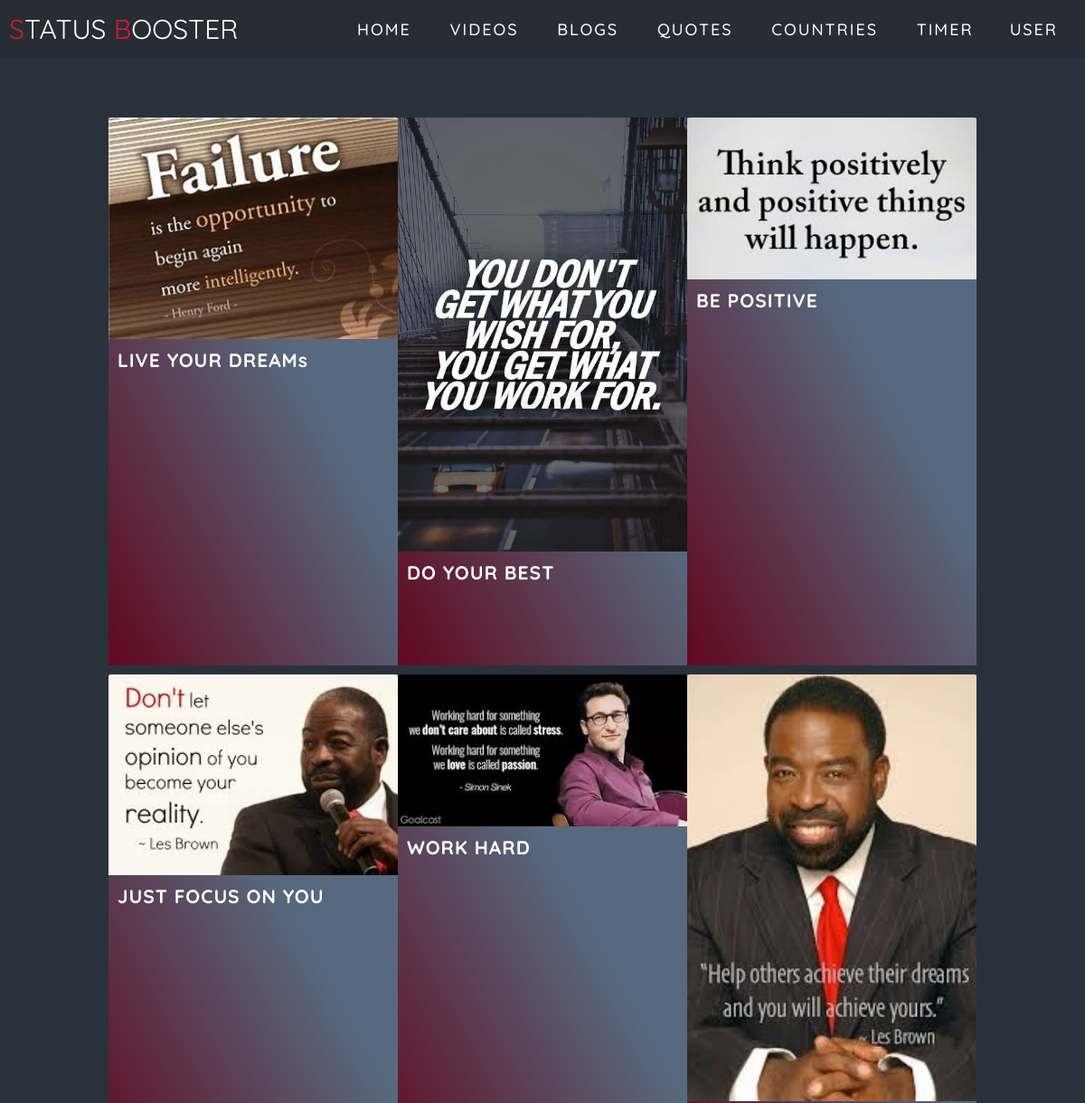
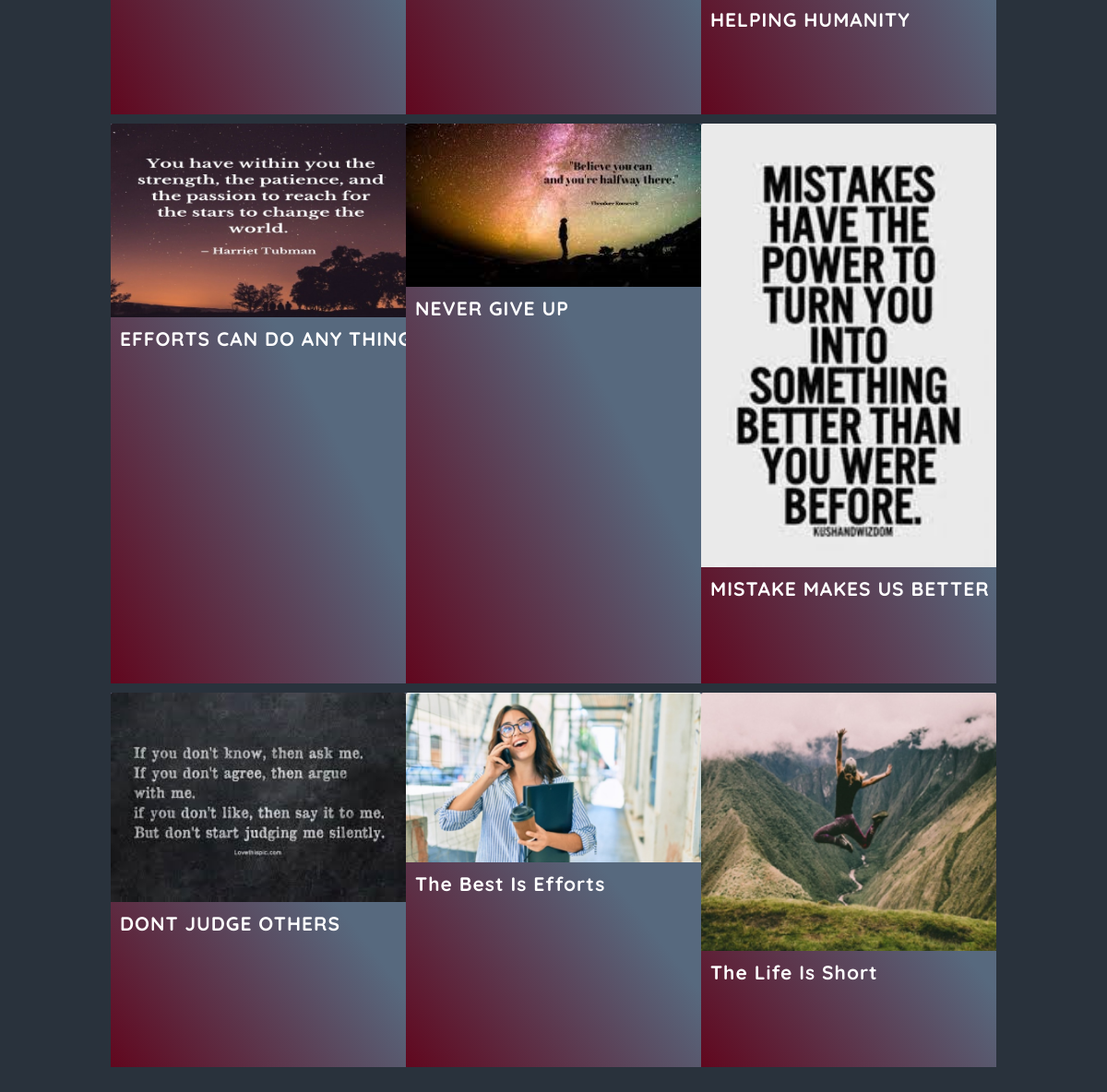
The app's page /user_gallery/blogs_com_user.php with its own data (2 pictures, top to bottom).
### tables this page shows
CREATE TABLE `imagecom` (
  `idImage` int(30) NOT NULL,
  `titleImage` longtext NOT NULL,
  `imgFullNameImage` longtext NOT NULL
);

### user_gallery/blogs_com_user.php (the view, shortened to what this page needs)
<?php
require('db.php');
?>
<!DOCTYPE html>
<html lang="en">
<head>
  <link rel="stylesheet" href="material_old.css">
  <link rel="stylesheet" href="nav_bar.css">
</head>
<body>
<?php
$user_id=$_GET['user_id'];
$password=$_GET['password'];
?>
  <section id="header">
    <div class="header container">
      <div class="nav-bar">
        <div class="brand">
          <?php echo "<a href='../user_after_login/index.php?user_id=$user_id & password=$password'>";?>
            <h1><span>S</span>tatus <span>B</span>ooster</h1>
          </a>
        </div>
        <div class="nav-list">
          <ul>
            <?php echo "<li><a href='../user_after_login/index.php?user_id=$user_id & password=$password'  data-after='Home'>Home</a></li>
            <li><a href='../user_video/videos_com_u.php?user_id=$user_id & password=$password' target=' blank' data-after='Projects'>Videos</a></li>
            <li><a href='../user_blog/dis_art_com_u.php?user_id=$user_id & password=$password' target=' blank' data-after='Projects'>Blogs</a></li>
            <li><a href='../user_gallery/blogs_com_user.php?user_id=$user_id & password=$password' target=' blank' data-after='Projects'>Quotes</a></li>
            <li><a href='../user_after_login/country.php?user_id=$user_id & password=$password' target= 'blank' data-after='Contact'>Countries</a></li>
            <li><a href='../user_after_login/timer/index.php?user_id=$user_id & password=$password' target=' blank' data-after='Contact'>Timer</a></li><li><a href='http://localhost/seproject/STATUS%20BOOSTER/single_page_web/userview/view.php?user_id=$user_id & password=$password' target='blank' data-after='User'>User</a></li>";?>
          </ul>
        </div>
      </div>
    </div>
  </section>
  <?php
    $postQuery="SELECT * FROM imagecom";
    $runPQ=mysqli_query($conn,$postQuery);
      ?>
      <div class="main">
        <ul class="cards">
        <?php
        while ($row2=mysqli_fetch_assoc($runPQ)){
        echo "<li class='cards_item'>";
        echo "<div class='card'>";
        $img=$row2['imgFullNameImage'];
        $path='img';
        $filepath = $path . DIRECTORY_SEPARATOR . $img;
        echo "<img style='width='300' height='100'' src='$filepath' alt=''>";
            echo "<div class='card_content'>";
              echo "<h2 class='card_title'>$row2[titleImage]</h2> ";
               echo "<p style='color: transparent;'>extra spaceextra spaceextra spaceextra spaceextra spaceextra spaceextra spaceextra spaceextra space</p>";
            echo "</div>";
        echo "</div>";
        echo "</li>";
          }
          ?>
</body>
</html>

### user_gallery/material_old.css (style rules this page uses)
*, *::before, *::after { box-sizing: border-box; }
html { background-color: #29323c; }
body { color: #272727; font-family: 'Quicksand', serif; font-style: normal; font-weight: 400; letter-spacing: 0; padding: 12rem; }
.main { max-width: 1200px; margin: 0 auto; }
h1 { font-size: 24px; font-weight: 400; text-align: center; }
.cards { display: flex ; flex-wrap: wrap; list-style: none; margin: 0; padding: 0; }
.cards_item { margin-top: 10px; display: inline-block; position:relative; background: linear-gradient(to bottom left, #57697e 40%, #61071e 100%); }
@media (min-width: 40rem) { .cards_item { width: 50%; } }
@media (min-width: 56rem) { .cards_item { width: 33.3333%; } }
.card { border-radius: 0.25rem; display: flex; flex-direction: column; overflow: hidden; }
.card_content { padding: 1rem; }
.card_title { color: #ffffff; font-size: 2.1rem; font-weight: 700; letter-spacing: 1px; text-transform: capitalize; margin: 0px; display: inline-block; width: 350px; word-wrap: break-word; }

### user_gallery/nav_bar.css (style rules this page uses)
* { padding: 0; margin: 0; box-sizing: border-box; }
html { font-size: 10px; font-family: 'Montserrat', sans-serif; scroll-behavior: smooth; }
a { text-decoration: none; }
.container { min-height: 100vh; width: 100%; display: flex; align-items: center; justify-content: center; }
img { height: 100%; width: 100%; object-fit: cover; }
p { color: black; font-size: 1.4rem; margin-top: 5px; line-height: 2.5rem; font-weight: 300; letter-spacing: 0.05rem; }
.brand h1 { font-size: 3rem; text-transform: uppercase; color: white; }
.brand h1 span { color: crimson; }
#header { position: fixed; z-index: 1000; left: 0; top: 0; width: 100vw; height: auto; }
#header .header { min-height: 8vh; background-color: rgba(31, 30, 30, 0.24); transition: 0.3s ease background-color; }
#header .nav-bar { display: flex; align-items: center; justify-content: space-between; width: 100%; height: 100%; max-width: 1300px; padding: 0 10px; }
#header .nav-list ul { list-style: none; position: absolute; background-color: rgb(31, 30, 30); width: 100vw; height: 100vh; left: 100%; top: 0; display: flex; flex-direction: column; justify-content: center; align-items: center; z-index: 1; overflow-x: hidden; transition: 0.5s ease left; }
#header .nav-list ul a { font-size: 2.5rem; font-weight: 500; letter-spacing: 0.2rem; text-decoration: none; color: white; text-transform: uppercase; padding: 20px; display: block; }
#header .nav-list ul a::after { content: attr(data-after); position: absolute; top: 50%; left: 50%; transform: translate(-50%, -50%) scale(0); color: rgba(240, 248, 255, 0.021); font-size: 13rem; letter-spacing: 50px; z-index: -1; transition: 0.3s ease letter-spacing; }
@media only screen and (min-width: 1200px) { #header .nav-list ul { position: initial; display: block; height: auto; width: fit-content; background-color: transparent; } }
@media only screen and (min-width: 1200px) { #header .nav-list ul li { display: inline-block; } }
@media only screen and (min-width: 1200px) { #header .nav-list ul li a { font-size: 1.8rem; } }
@media only screen and (min-width: 1200px) { #header .nav-list ul a:after { display: none; } }

### records on screen
imagecom: imgFullNameImage (picture), titleImage "LIVE YOUR DREAMs"
imagecom: imgFullNameImage (picture), titleImage "DO YOUR BEST"
imagecom: imgFullNameImage (picture), titleImage "BE POSITIVE"
imagecom: imgFullNameImage (picture), titleImage "JUST FOCUS ON YOU"
imagecom: imgFullNameImage (picture), titleImage "WORK HARD"
imagecom: imgFullNameImage (picture), titleImage "HELPING HUMANITY"
imagecom: imgFullNameImage (picture), titleImage "EFFORTS CAN DO ANY…"
imagecom: imgFullNameImage (picture), titleImage "NEVER GIVE UP"
imagecom: imgFullNameImage (picture), titleImage "MISTAKE MAKES US BETTER"
imagecom: imgFullNameImage (picture), titleImage "DONT JUDGE OTHERS"
imagecom: imgFullNameImage (picture), titleImage "The Best Is Efforts"
imagecom: imgFullNameImage (picture), titleImage "The Life Is Short"
